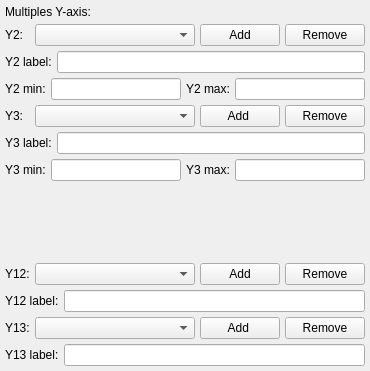
                 <widget class="QWidget" name="scrollAreaWidgetContents_10">
                  <property name="geometry">
                   <rect>
                    <x>0</x>
                    <y>0</y>
                    <width>364</width>
                    <height>371</height>
                   </rect>
                  </property>
                  <layout class="QVBoxLayout" name="verticalLayout_9">
                   <property name="spacing">
                    <number>5</number>
                   </property>
                   <property name="leftMargin">
                    <number>5</number>
                   </property>
                   <property name="topMargin">
                    <number>5</number>
                   </property>
                   <property name="rightMargin">
                    <number>5</number>
                   </property>
                   <property name="bottomMargin">
                    <number>5</number>
                   </property>
                   <item>
                    <widget class="QLabel" name="label_12">
                     <property name="text">
                      <string>Multiples Y-axis:</string>
                     </property>
                    </widget>
                   </item>
                   <item>
                    <layout class="QHBoxLayout" name="horizontalLayout_6">
                     <item>
                      <widget class="QLabel" name="label100">
                       <property name="maximumSize">
                        <size>
                         <width>50</width>
                         <height>16777215</height>
                        </size>
                       </property>
                       <property name="text">
                        <string>Y2:</string>
                       </property>
                      </widget>
                     </item>
                     <item>
                      <widget class="QComboBox" name="cbb_y2_2">
                       <property name="minimumSize">
                        <size>
                         <width>160</width>
                         <height>0</height>
                        </size>
                       </property>
                      </widget>
                     </item>
                     <item>
                      <widget class="QPushButton" name="btn_add_y2">
                       <property name="text">
                        <string>Add</string>
                       </property>
                      </widget>
                     </item>
                     <item>
                      <widget class="QPushButton" name="btn_remove_y2">
                       <property name="text">
                        <string>Remove</string>
                       </property>
                      </widget>
                     </item>
                    </layout>
                   </item>
                   <item>
                    <layout class="QHBoxLayout" name="horizontalLayout_2">
                     <item>
                      <widget class="QLabel" name="label_4">
                       <property name="text">
                        <string>Y2 label:</string>
                       </property>
                      </widget>
                     </item>
                     <item>
                      <widget class="QLineEdit" name="lbl_y2label"/>
                     </item>
                    </layout>
                   </item>
                   <item>
                    <layout class="QHBoxLayout" name="horizontalLayout_3">
                     <item>
                      <widget class="QLabel" name="label_5">
                       <property name="text">
                        <string>Y2 min:</string>
                       </property>
                      </widget>
                     </item>
                     <item>
                      <widget class="QLineEdit" name="y2min_2"/>
                     </item>
                     <item>
                      <widget class="QLabel" name="label_6">
                       <property name="text">
                        <string>Y2 max:</string>
                       </property>
                      </widget>
                     </item>
                     <item>
                      <widget class="QLineEdit" name="y2max_2"/>
                     </item>
                    </layout>
                   </item>
                   <item>
                    <layout class="QHBoxLayout" name="horizontalLayout_10">
                     <item>
                      <widget class="QLabel" name="label_11">
                       <property name="maximumSize">
                        <size>
                         <width>50</width>
                         <height>16777215</height>
                        </size>
                       </property>
                       <property name="text">
                        <string>Y3:</string>
                       </property>
                      </widget>
                     </item>
                     <item>
                      <widget class="QComboBox" name="cbb_y3_2">
                       <property name="minimumSize">
                        <size>
                         <width>160</width>
                         <height>0</height>
                        </size>
                       </property>
                      </widget>
                     </item>
                     <item>
                      <widget class="QPushButton" name="btn_add_y3">
                       <property name="text">
                        <string>Add </string>
                       </property>
                      </widget>
                     </item>
                     <item>
                      <widget class="QPushButton" name="btn_remove_y3">
                       <property name="text">
                        <string>Remove</string>
                       </property>
                      </widget>
                     </item>
                    </layout>
                   </item>
                   <item>
                    <layout class="QHBoxLayout" name="horizontalLayout_4">
                     <item>
                      <widget class="QLabel" name="label_7">
                       <property name="text">
                        <string>Y3 label:</string>
                       </property>
                      </widget>
                     </item>
                     <item>
                      <widget class="QLineEdit" name="lbl_y3label"/>
                     </item>
                    </layout>
                   </item>
                   <item>
                    <layout class="QHBoxLayout" name="horizontalLayout_5">
                     <item>
                      <widget class="QLabel" name="label_9">
                       <property name="text">
                        <string>Y3 min:</string>
                       </property>
                      </widget>
                     </item>
                     <item>
                      <widget class="QLineEdit" name="y3min_2"/>
                     </item>
                     <item>
                      <widget class="QLabel" name="label_8">
                       <property name="text">
                        <string>Y3 max:</string>
                       </property>
                      </widget>
                     </item>
                     <item>
                      <widget class="QLineEdit" name="y3max_2"/>
                     </item>
                    </layout>
                   </item>
                   <item>
                    <spacer name="verticalSpacer_20">
                     <property name="orientation">
                      <enum>Qt::Vertical</enum>
                     </property>
                     <property name="sizeHint" stdset="0">
                      <size>
                       <width>20</width>
                       <height>40</height>
                      </size>
                     </property>
                    </spacer>
                   </item>
                   <item>
                    <layout class="QHBoxLayout" name="horizontalLayout_11">
                     <item>
                      <widget class="QLabel" name="label100_2">
                       <property name="maximumSize">
                        <size>
                         <width>50</width>
                         <height>16777215</height>
                        </size>
                       </property>
                       <property name="text">
                        <string>Y12:</string>
                       </property>
                      </widget>
                     </item>
                     <item>
                      <widget class="QComboBox" name="cbb_y12">
                       <property name="minimumSize">
                        <size>
                         <width>160</width>
                         <height>0</height>
                        </size>
                       </property>
                      </widget>
                     </item>
                     <item>
                      <widget class="QPushButton" name="btn_add_y12">
                       <property name="text">
                        <string>Add</string>
                       </property>
                      </widget>
                     </item>
                     <item>
                      <widget class="QPushButton" name="btn_remove_y12">
                       <property name="text">
                        <string>Remove</string>
                       </property>
                      </widget>
                     </item>
                    </layout>
                   </item>
                   <item>
                    <layout class="QHBoxLayout" name="horizontalLayout_12">
                     <item>
                      <widget class="QLabel" name="label_10">
                       <property name="text">
                        <string>Y12 label:</string>
                       </property>
                      </widget>
                     </item>
                     <item>
                      <widget class="QLineEdit" name="lbl_y12label"/>
                     </item>
                    </layout>
                   </item>
                   <item>
                    <layout class="QHBoxLayout" name="horizontalLayout_14">
                     <item>
                      <widget class="QLabel" name="label_14">
                       <property name="maximumSize">
                        <size>
                         <width>50</width>
                         <height>16777215</height>
                        </size>
                       </property>
                       <property name="text">
                        <string>Y13:</string>
                       </property>
                      </widget>
                     </item>
                     <item>
                      <widget class="QComboBox" name="cbb_y13">
                       <property name="minimumSize">
                        <size>
                         <width>160</width>
                         <height>0</height>
                        </size>
                       </property>
                      </widget>
                     </item>
                     <item>
                      <widget class="QPushButton" name="btn_add_y13">
                       <property name="text">
                        <string>Add </string>
                       </property>
                      </widget>
                     </item>
                     <item>
                      <widget class="QPushButton" name="btn_remove_y13">
                       <property name="text">
                        <string>Remove</string>
                       </property>
                      </widget>
                     </item>
                    </layout>
                   </item>
                   <item>
                    <layout class="QHBoxLayout" name="horizontalLayout_15">
                     <item>
                      <widget class="QLabel" name="label_15">
                       <property name="text">
                        <string>Y13 label:</string>
                       </property>
                      </widget>
                     </item>
                     <item>
                      <widget class="QLineEdit" name="lbl_y3label_2"/>
                     </item>
                    </layout>
                   </item>
                  </layout>
                 </widget>
